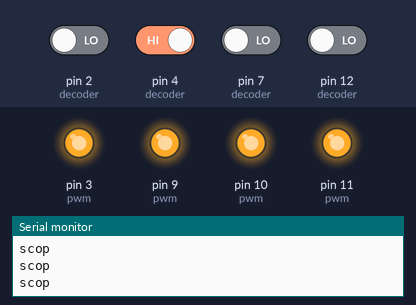
Simulated run of this sketch. Board: Arduino Uno, built with avr-gcc and run on an emulated ATmega328P. Parts: output pins drawn as LEDs (lit = HIGH), the last lines printed to the serial monitor. The inputs (shaded band) are chosen by the test bench; at power-on: pin 4 (decoder) HIGH, pin 2 (decoder), pin 7 (decoder), pin 12 (decoder) LOW.

Above: at 1.2 s.
1.3 s: pin 12 (decoder) driven HIGH
At 2.3 s:
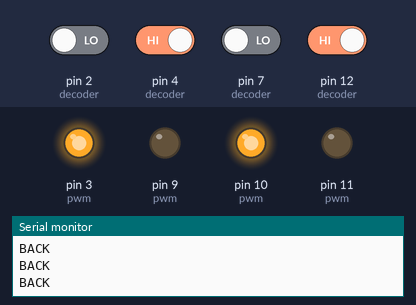
2.8 s: pin 2 (decoder) driven HIGH
At 3.3 s:
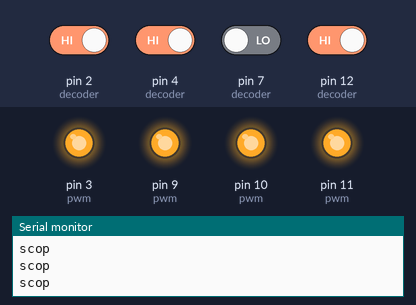
5.8 s: pin 4 (decoder) driven LOW
At 6.9 s:
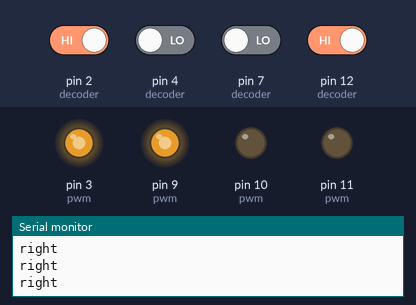
7.3 s: pin 7 (decoder) driven HIGH
At 8.0 s:
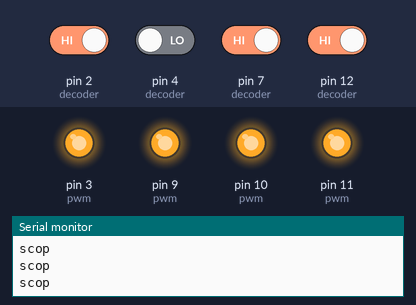
8.8 s: pin 12 (decoder) driven LOW
At 9.2 s:
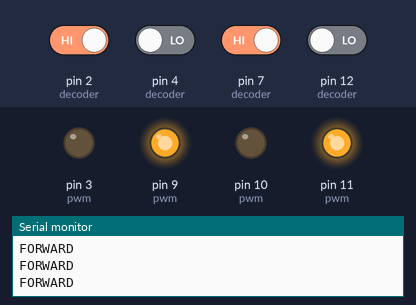
10.3 s: pin 2 (decoder) driven LOW
At 11.7 s:
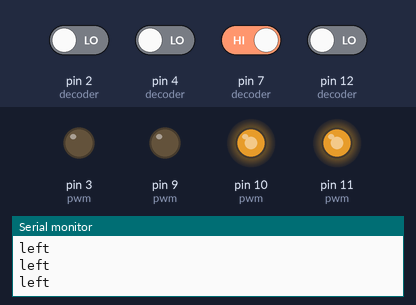
Timing chart, 0 to 12.8 s (numbered marks = the images above; inputs shaded):
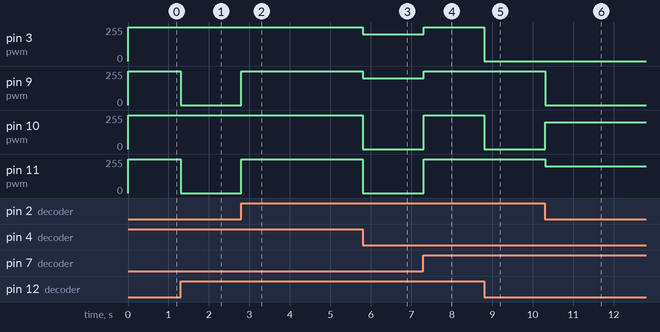

Measured:
- after the input at 1.3 s, pin 9 (pwm), pin 11 (pwm): 255/255 → 0/255 at once
- after the input at 2.8 s, pin 9 (pwm), pin 11 (pwm): 0/255 → 255/255 at once
- after the input at 5.8 s, pin 3 (pwm), pin 9 (pwm): 255/255 → 200/255 at once; pin 10 (pwm), pin 11 (pwm): 255/255 → 0/255 at once
- after the input at 7.3 s, pin 3 (pwm), pin 9 (pwm): 200/255 → 255/255 at once; pin 10 (pwm), pin 11 (pwm): 0/255 → 255/255 at once
- after the input at 8.8 s, pin 3 (pwm), pin 10 (pwm): 255/255 → 0/255 at once
- after the input at 10.3 s, pin 9 (pwm): 255/255 → 0/255 at once; pin 10 (pwm): 0/255 → 200/255 at once; pin 11 (pwm): 255/255 → 200/255 at once

The sketch:

PWM.ino
```cpp
void setup()

{
pinMode(2,INPUT);// decoder
pinMode(4,INPUT);// decoder
pinMode(7,INPUT);// decoder
pinMode(12,INPUT);// decoder
pinMode(3,OUTPUT);//pwm
pinMode(11,OUTPUT);//pwm
pinMode(10,OUTPUT);//pwm
pinMode(9,OUTPUT);//pwm
Serial.begin(9600);

}

void loop()
{

if(digitalRead(2)==HIGH && digitalRead(4)==LOW && digitalRead(7)==HIGH && digitalRead(12)==LOW)  //FORWARD

  {

    analogWrite(9,255);
    analogWrite(11,255);
    digitalWrite(10,LOW);
    digitalWrite(3,LOW);
    Serial.println("FORWARD");
  }

  else

  if(digitalRead(2)==LOW && digitalRead(4)==HIGH && digitalRead(7)==LOW && digitalRead(12)==HIGH)//BACKWARD

  {
    analogWrite(10,255);
    analogWrite(3,255);
    digitalWrite(9,LOW);
    digitalWrite(11,LOW);
  Serial.println("BACK");

  }
   else
  if(digitalRead(2)==LOW && digitalRead(4)==LOW && digitalRead(7)==HIGH && digitalRead(12)==LOW)//left
  {
    analogWrite(10,200);
    analogWrite(11,200);
    digitalWrite(9,LOW);
    digitalWrite(3,LOW);
     Serial.println("left");
  }

   else

  if(digitalRead(2)==HIGH && digitalRead(4)==LOW && digitalRead(7)==LOW && digitalRead(12)==HIGH)//righ
  {


    analogWrite(9,200);
    analogWrite(3,200);
    digitalWrite(10,LOW);
    digitalWrite(11,LOW);
     Serial.println("right");

  }

    else

 {

    digitalWrite(9,HIGH);
    digitalWrite(10,HIGH);
    digitalWrite(3,HIGH);
    digitalWrite(11,HIGH);//STOP
     Serial.println("scop");
  }
}
```
